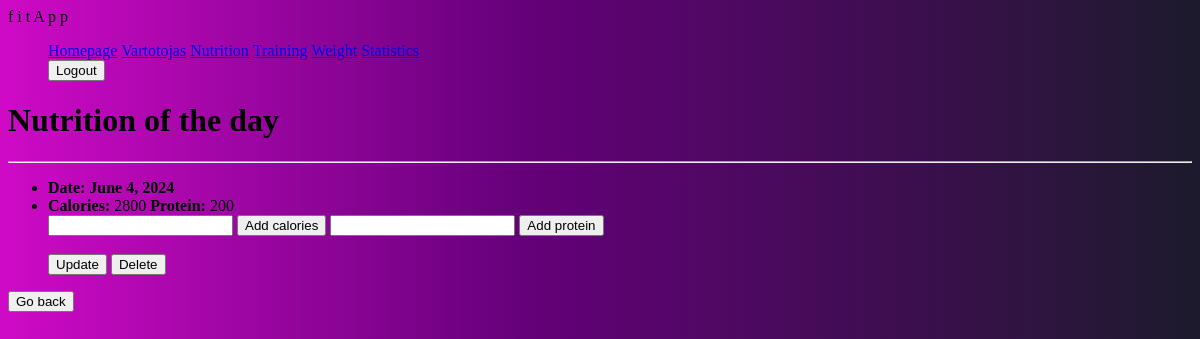
Page /fitness/nutrition/5 (signed in) on the earlier database version.
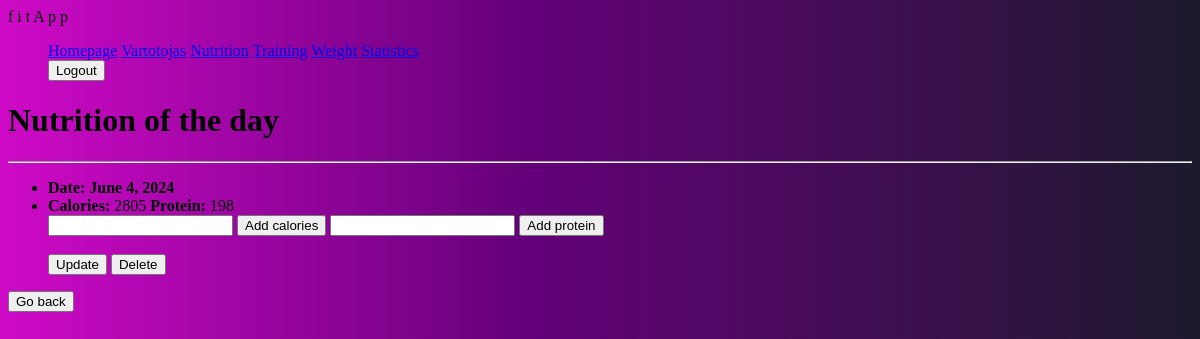
Same page on the later database version.
### fitness/models.py (models this page shows, shortened)
class DayOfEating(models.Model):
    date = models.DateField('Date', default=date.today)
    kcal = models.IntegerField('Calories', blank=True, null=True)
    protein = models.IntegerField('Protein', blank=True, null=True)
    athlete = models.ForeignKey(User, on_delete=models.SET_NULL, null=True, blank=True)
    class Meta:
        verbose_name = 'Day of eating'
        verbose_name_plural = 'Days of eating'

### fitness/views.py (the view, shortened to what this page needs)
# urls.py: path('nutrition/<int:pk>', views.DayOfEatingDetailView.as_view(), name='nutrition-details'),
class DayOfEatingDetailView(LoginRequiredMixin, DetailView):
    model = DayOfEating
    template_name = 'day_of_eating_details.html'

### templates/day_of_eating_details.html (shortened to what this page needs)
{% extends "base.html" %}
{% block content %}
    <h1>Nutrition of the day</h1>
    <hr>
    <ul id="atitraukta">
        <li><strong >Date: {{object.date}}</strong></li>
        <li><strong>Calories:</strong> {{object.kcal}}
            <strong>Protein:</strong> {{object.protein}}
        </li>
        <form method="post">
            <input type="number" name="calories">
            <button type="submit" name="action" value="Add calories">Add calories</button>
            <input type="number" name="protein">
            <button type="submit" name="action" value="Add protein">Add protein</button>
        </form>
                <br/>
        <div>
          <a href="{% url 'nutrition-update' object.id %}" ><button>Update</button></a>
          <a href="{% url 'nutrition-delete' object.id %}" ><button id="destroy">Delete</button></a>
        </div>
    </ul>
    <a href="{% url 'nutrition' %}"><button>Go back</button></a>
{% endblock %}

Differences in the rows shown:
changed DayOfEating: kcal "2800" → "2805"; protein "200" → "198"
